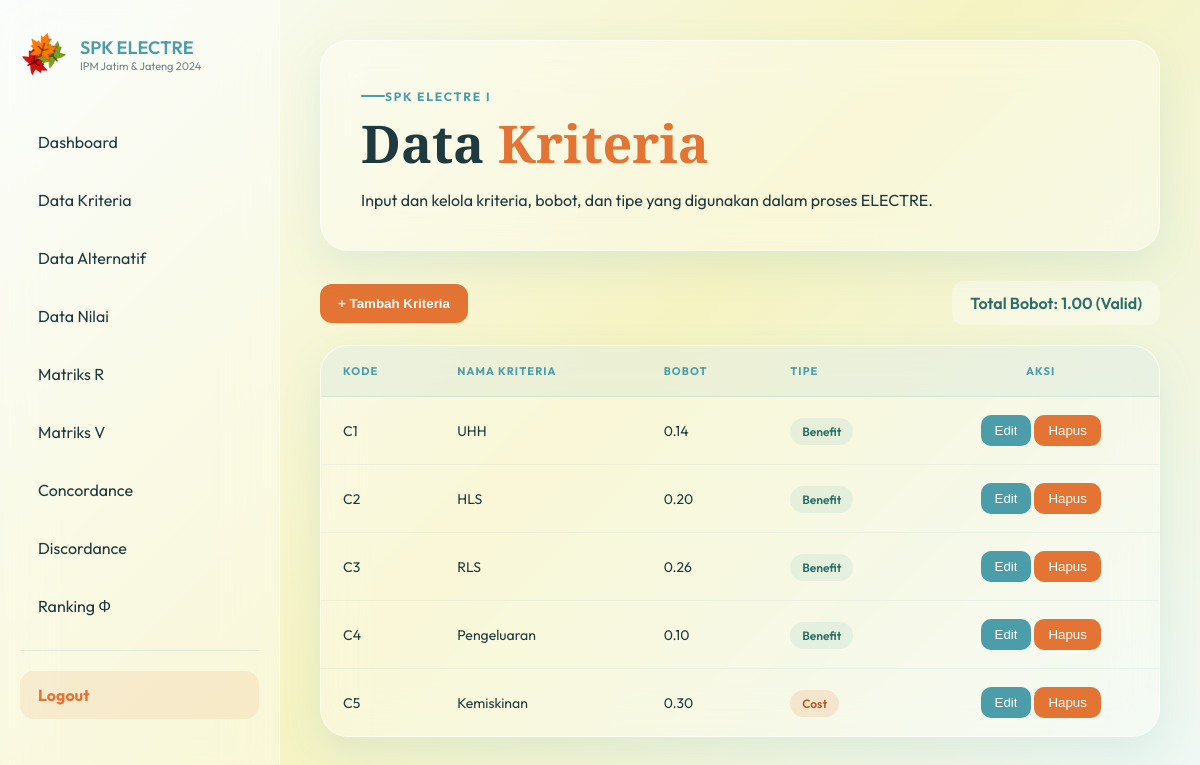
Page /kriteria/index.php (signed in) on the committed database.
### tables this page shows
CREATE TABLE `tbl_kriteria` (
  `id` int(11) NOT NULL,
  `kode` varchar(10) NOT NULL,
  `nama_kriteria` varchar(100) NOT NULL,
  `bobot` decimal(8,4) NOT NULL,
  `tipe` enum('Benefit','Cost') NOT NULL
);

### kriteria/index.php (the view, shortened to what this page needs)
<?php
require_once '../config/db.php';
$data = $conn->query("
    SELECT *
    FROM tbl_kriteria
    ORDER BY kode ASC
");
$totalBobot = $conn->query("
    SELECT
        COALESCE(SUM(bobot),0) total
    FROM tbl_kriteria
")->fetch_assoc()['total'];
?>
<!DOCTYPE html>
<html lang="id">
<head>
<link rel="stylesheet" href="https://cdnjs.cloudflare.com/ajax/libs/font-awesome/6.5.0/css/all.min.css">
</head>
<body>
    <div class="wrapper">
        <?php include '../includes/sidebar.php'; ?>
        <main class="content">
            <div class="hero">
                <p class="hero-label">SPK ELECTRE I</p>
                <h1>Data <span>Kriteria</span></h1>
                <p class="hero-desc">
                    Input dan kelola kriteria, bobot,
                    dan tipe yang digunakan
                    dalam proses ELECTRE.
                </p>
            </div>
            <?php
            $statusClass = 'warning';
            $statusText  = 'Belum Valid';
            if(abs($totalBobot - 1) < 0.0001){
                $statusClass = 'success';
                $statusText  = 'Valid';
            }
            elseif($totalBobot > 1){
                $statusClass = 'danger';
                $statusText  = 'Melebihi Batas';
            }
            ?>
            <div class="action-bar">
                <button
                    class="btn-add"
                    onclick="openTambahModal()"
                >
                    + Tambah Kriteria
                </button>
                <div class="total-bobot <?= $statusClass ?>">
                    Total Bobot:
                    <?= number_format($totalBobot,2) ?>
                    (<?= $statusText ?>)
                </div>
            </div>
            <div class="table-card">
                <table>
                    <thead>
                        <tr>
                            <th>Kode</th>
                            <th>Nama Kriteria</th>
                            <th>Bobot</th>
                            <th>Tipe</th>
                            <th>Aksi</th>
                        </tr>
                    </thead>
                    <tbody>
                    <?php if($data->num_rows > 0): ?>
                        <?php while($row = $data->fetch_assoc()): ?>
                        <tr>
                            <td>
                                <?= htmlspecialchars($row['kode']) ?>
                            </td>
                            <td>
                                <?= htmlspecialchars($row['nama_kriteria']) ?>
                            </td>
                            <td>
                                <?= number_format($row['bobot'],2) ?>
                            </td>
                            <td>
                                <span
                                class="badge <?= strtolower($row['tipe']) ?>">
                                    <?= $row['tipe'] ?>
                                </span>
                            </td>
                            <td class="actions">
                                <button
                                class="btn-edit"
                                onclick="openEditModal(
                                '<?= $row['id'] ?>',
                                '<?= htmlspecialchars($row['kode']) ?>',
                                '<?= htmlspecialchars($row['nama_kriteria']) ?>',
                                '<?= $row['bobot'] ?>',
                                '<?= $row['tipe'] ?>'
                                )"
                                >
                                Edit
                                </button>
                                <button
                                class="btn-delete"
                                onclick="hapusData(
                                    <?= $row['id'] ?>
                                )"
                                >
                                Hapus
                                </button>
                            </td>
                        </tr>
                        <?php endwhile; ?>
                        <?php endif; ?>
                    </tbody>
                </table>
            </div>
        </main>
    </div>
</body>
</html>

### kriteria/index.php (style rules this page uses)
:root { --teal-light:#91C6BC; --teal-mid:#4B9DA9; --cream:#F6F3C2; --orange:#E37434; --text-dark:#1f3a3f; --text-soft:#6f8387; --glass-bg: rgba(255,255,255,0.35); --glass-border:rgba(255,255,255,0.6); --glass-shadow:0 15px 40px rgba(75,157,169,0.12); --radius-lg: 28px; --radius-md: 16px; --radius-sm: 10px; }
* { margin:0; padding:0; box-sizing:border-box; }
body { font-family:'Outfit',sans-serif; min-height:100vh; background: linear-gradient(135deg, #f8fcfb 0%, #F6F3C2 50%, #eef8f6 100%); color: var(--text-dark); }
.wrapper { display: flex; }
.content { margin-left:280px; padding:40px; min-height:100vh; flex:1; }
.hero { background: var(--glass-bg); backdrop-filter:blur(20px); -webkit-backdrop-filter: blur(20px); border:1px solid var(--glass-border); border-radius: var(--radius-lg); border-radius:28px; padding:40px; margin-bottom:30px; box-shadow:var(--glass-shadow); }
.hero-label { display: inline-flex; align-items: center; color:var(--teal-mid); font-size:12px; font-weight:700; letter-spacing:.15em; text-transform: uppercase; margin-bottom:12px; }
.hero-label::before { content: ''; display: inline-block; width: 24px; height: 2px; background: var(--teal-mid); border-radius: 2px; }
.hero h1 { font-family:'Cormorant Garamond',serif; font-size:52px; line-height:1.05; max-width:850px; }
.hero h1 span { color:var(--orange); }
.hero-desc { margin-top:20px; max-width:750px; }
.action-bar { display:flex; justify-content:space-between; align-items:center; margin-bottom:20px; }
.btn-add { border:none; background:#E37434; color:white; padding:12px 18px; border-radius:12px; cursor:pointer; font-weight:600; }
.total-bobot { background:rgba(255,255,255,.35); padding:12px 18px; border-radius:12px; font-weight:600; }
.table-card { background: var(--glass-bg); backdrop-filter: blur(20px); -webkit-backdrop-filter: blur(20px); border: 1px solid var(--glass-border); border-radius: var(--radius-lg); padding: 0; box-shadow: var(--glass-shadow); overflow: hidden; }
table { width:100%; border-collapse:collapse; }
thead { background: rgba(75,157,169,0.08); }
thead th { padding: 18px 22px; text-align: left; font-size: 11px; font-weight: 700; letter-spacing: 0.1em; text-transform: uppercase; color: var(--teal-mid); border-bottom: 1px solid rgba(75,157,169,0.15); }
thead th:last-child { text-align: center; }
tbody tr { border-bottom: 1px solid rgba(75,157,169,0.08); transition: background 0.2s ease; }
tbody tr:last-child { border-bottom: none; }
td.actions { text-align: center; gap:16px; }
tbody td { padding: 18px 22px; font-size: 14px; vertical-align: middle; align-items: center; }
.badge { padding: 6px 12px; border-radius:999px; font-size:12px; font-weight:600; }
.benefit { background: rgba(145, 198, 188,.18); color: #2c6f67; align-items:center; }
.cost { background:rgba(227, 116, 52, .15); align-items:center; color: #b85a23; }
.btn-edit { border:none; background: #4B9DA9; color:white; padding: 8px 14px; border-radius: 10px; cursor:pointer; }
.btn-delete { border:none; background: #E37434; color:white; padding: 8px 14px; border-radius: 10px; cursor:pointer; }
.success { color: #2c6f67; }

### rows in the picture
tbl_kriteria: kode "C1", nama_kriteria "UHH", bobot "0.14", tipe "Benefit"
tbl_kriteria: kode "C2", nama_kriteria "HLS", bobot "0.20", tipe "Benefit"
tbl_kriteria: kode "C3", nama_kriteria "RLS", bobot "0.26", tipe "Benefit"
tbl_kriteria: kode "C4", nama_kriteria "Pengeluaran", bobot "0.10", tipe "Benefit"
tbl_kriteria: kode "C5", nama_kriteria "Kemiskinan", bobot "0.30", tipe "Cost"

### other values in the picture
$totalBobot "1.00"
$statusText "Valid"
